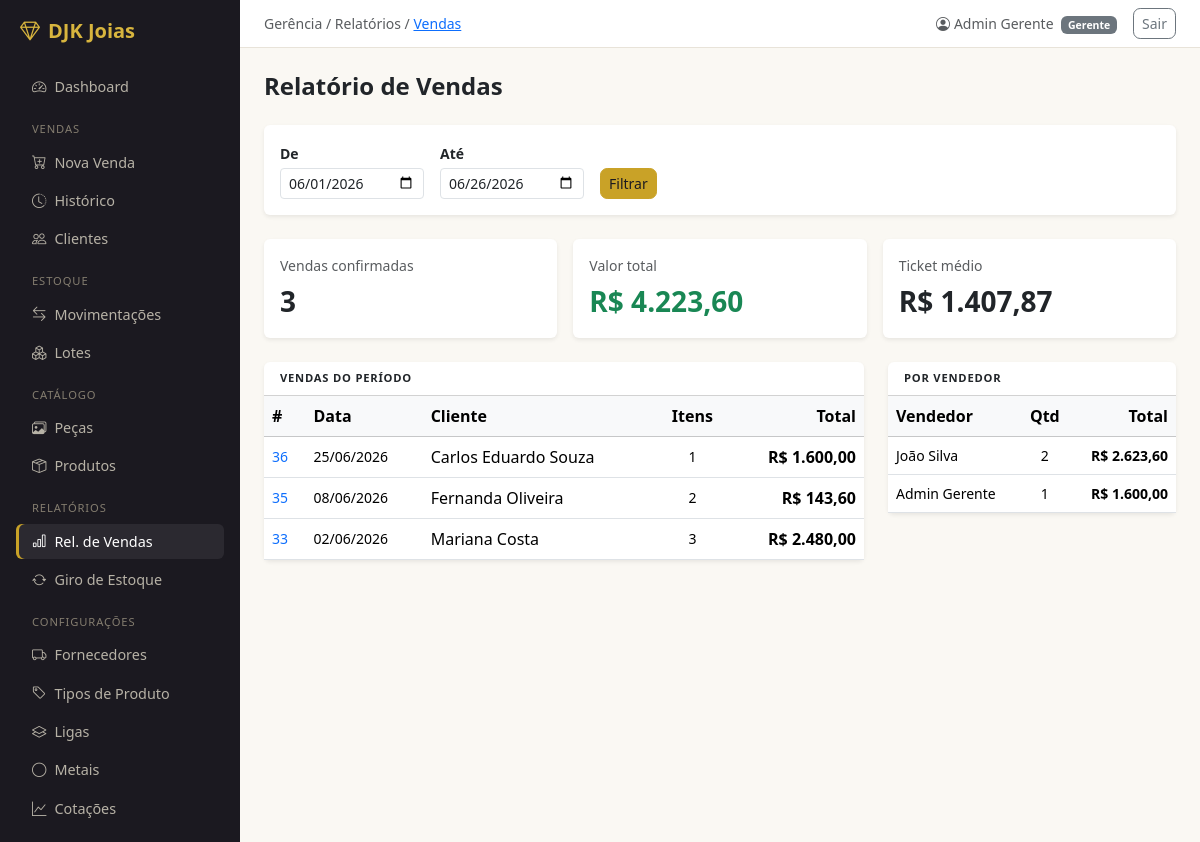
/relatorios/vendas/ (signed in), run on an earlier commit of the app's database.
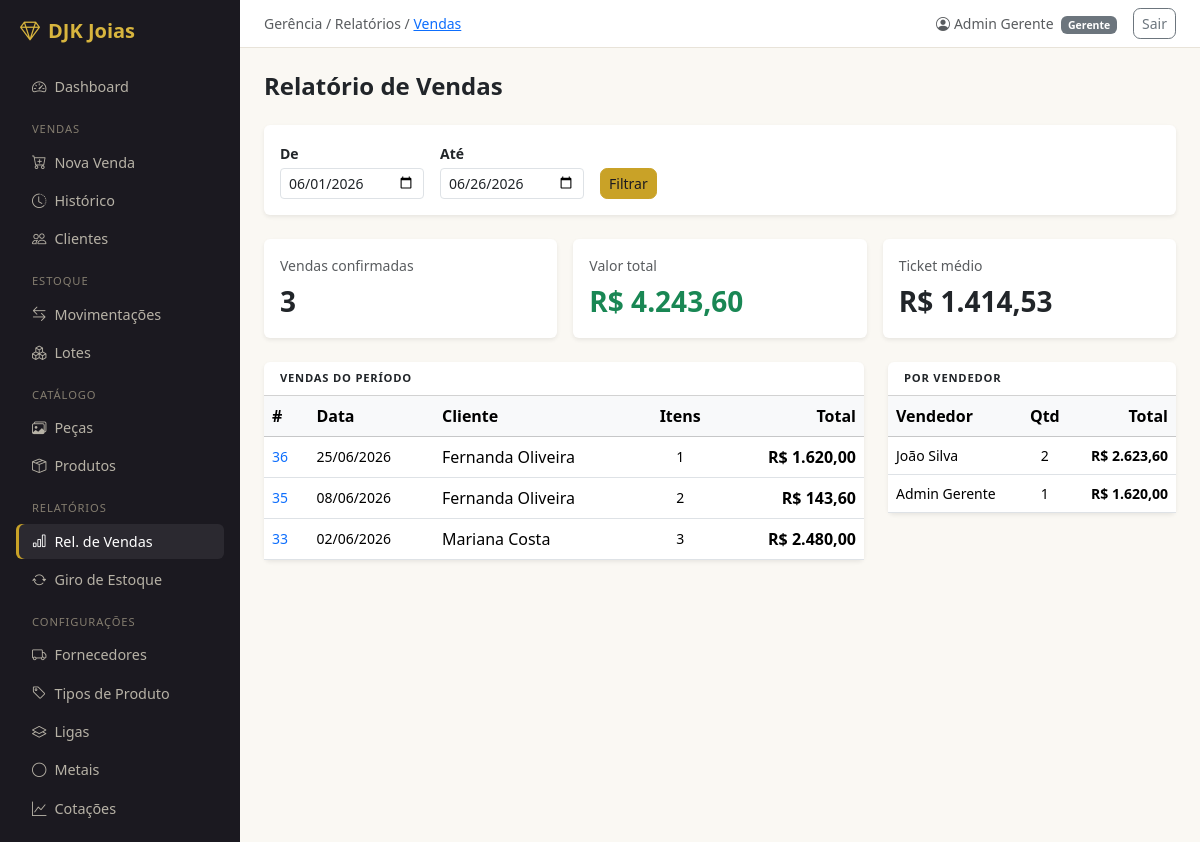
And on a later commit of the database.
### vendas/models.py (models this page shows, shortened)
class Venda(models.Model):
    class Status(models.TextChoices):
        ORCAMENTO  = 'ORC', 'Orçamento'
        RESERVADA  = 'RES', 'Reservada'
        CONFIRMADA = 'CON', 'Confirmada'
        CANCELADA  = 'CAN', 'Cancelada'
    cliente        = models.ForeignKey(Cliente, on_delete=models.PROTECT, related_name='vendas', db_index=True)
    vendedor       = models.ForeignKey(
        settings.AUTH_USER_MODEL,
        on_delete=models.PROTECT,
        related_name='vendas_realizadas',
        db_index=True,
    )
    status         = models.CharField(max_length=3, choices=Status.choices, default=Status.CONFIRMADA, db_index=True)
    data_venda     = models.DateTimeField(default=timezone.now, db_index=True)
    valor_total    = models.DecimalField(
        max_digits=14, decimal_places=2,
        default=Decimal('0.00'),
        validators=[MinValueValidator(Decimal('0.00'))],
    )
    desconto_total = models.DecimalField(
        max_digits=10, decimal_places=2,
        default=Decimal('0.00'),
        validators=[MinValueValidator(Decimal('0.00'))],
    )
    observacoes    = models.TextField(blank=True)
    criado_em      = models.DateTimeField(auto_now_add=True)
    class Meta:
        verbose_name        = 'Venda'
        verbose_name_plural = 'Vendas'
        ordering            = ['-data_venda']
        indexes = [
            models.Index(fields=['-data_venda', 'status'], name='idx_venda_data_status'),
        ]

class Cliente(models.Model):
    nome       = models.CharField(max_length=150, db_index=True)
    telefone   = models.CharField(max_length=20, blank=True)
    observacao = models.TextField(blank=True)
    ativo      = models.BooleanField(default=True)
    criado_em  = models.DateTimeField(auto_now_add=True)
    class Meta:
        verbose_name        = 'Cliente'
        verbose_name_plural = 'Clientes'
        ordering            = ['nome']
    def __str__(self):
        return self.nome

### usuarios/models.py (models this page shows, shortened)
class Usuario(AbstractUser):
    class Perfil(models.TextChoices):
        GERENTE  = 'GER', 'Gerente'
        VENDEDOR = 'VEN', 'Vendedor'
    perfil    = models.CharField(max_length=3, choices=Perfil.choices, default=Perfil.VENDEDOR)
    telefone  = models.CharField(max_length=20, blank=True)
    criado_em = models.DateTimeField(auto_now_add=True)
    class Meta:
        verbose_name        = 'Usuário'
        verbose_name_plural = 'Usuários'
        ordering            = ['first_name', 'last_name']
    @property
    def is_gerente(self):
        return self.perfil == self.Perfil.GERENTE

### relatorios/views.py (the view)
# urls.py: path('vendas/', include('vendas.urls')),
@gerente_required
def vendas(request):
    inicio, fim = _parse_periodo(request)
    qs = Venda.objects.filter(
        data_venda__date__gte=inicio,
        data_venda__date__lte=fim,
        status=Venda.Status.CONFIRMADA,
    ).select_related('cliente', 'vendedor').prefetch_related('itens')
    totais = qs.aggregate(
        num_vendas=Count('id'),
        valor_total=Sum('valor_total'),
    )
    num_vendas  = totais['num_vendas'] or 0
    valor_total = totais['valor_total'] or 0
    ticket_medio = (valor_total / num_vendas) if num_vendas else 0
    por_vendedor = (
        qs.values('vendedor__first_name', 'vendedor__last_name', 'vendedor__username')
        .annotate(qtd=Count('id'), total=Sum('valor_total'))
        .order_by('-total')
    )
    ctx = {
        'inicio':       inicio,
        'fim':          fim,
        'vendas':       qs,
        'num_vendas':   num_vendas,
        'valor_total':  valor_total,
        'ticket_medio': round(ticket_medio, 2),
        'por_vendedor': por_vendedor,
    }
    return render(request, 'relatorios/vendas.html', ctx)

### relatorios/views.py (called while the page is built)
def _parse_periodo(request):
    hoje = date.today()
    try:
        inicio = date.fromisoformat(request.GET.get('inicio', ''))
    except ValueError:
        inicio = hoje.replace(day=1)
    try:
        fim = date.fromisoformat(request.GET.get('fim', ''))
    except ValueError:
        fim = hoje
    return inicio, fim

### templates/relatorios/vendas.html (shortened to what this page needs)
{% extends 'base.html' %}
{% block breadcrumb %}Gerência / Relatórios / <a href="{% url 'relatorios:vendas' %}">Vendas</a>{% endblock %}
{% block content %}
<h4 class="fw-semibold mb-4">Relatório de Vendas</h4>
<form method="get" class="card border-0 shadow-sm p-3 mb-4">
  <div class="row g-3 align-items-end">
    <div class="col-auto">
      <label class="form-label small fw-semibold mb-1">De</label>
      <input type="date" name="inicio" value="{{ inicio|date:'Y-m-d' }}" class="form-control form-control-sm">
    </div>
    <div class="col-auto">
      <label class="form-label small fw-semibold mb-1">Até</label>
      <input type="date" name="fim" value="{{ fim|date:'Y-m-d' }}" class="form-control form-control-sm">
    </div>
    <div class="col-auto">
      <button type="submit" class="btn btn-warning btn-sm">Filtrar</button>
    </div>
  </div>
</form>
<div class="row g-3 mb-4">
  <div class="col-md-4">
    <div class="card border-0 shadow-sm h-100">
      <div class="card-body">
        <div class="text-muted small mb-1">Vendas confirmadas</div>
        <div class="fs-3 fw-bold">{{ num_vendas }}</div>
      </div>
    </div>
  </div>
  <div class="col-md-4">
    <div class="card border-0 shadow-sm h-100">
      <div class="card-body">
        <div class="text-muted small mb-1">Valor total</div>
        <div class="fs-3 fw-bold text-success">R$ {{ valor_total|floatformat:"2g" }}</div>
      </div>
    </div>
  </div>
  <div class="col-md-4">
    <div class="card border-0 shadow-sm h-100">
      <div class="card-body">
        <div class="text-muted small mb-1">Ticket médio</div>
        <div class="fs-3 fw-bold">R$ {{ ticket_medio|floatformat:"2g" }}</div>
      </div>
    </div>
  </div>
</div>
<div class="row g-4">
  <div class="col-md-8">
    <div class="card border-0 shadow-sm">
      <div class="card-header bg-transparent fw-semibold small">Vendas do período</div>
      <div class="table-responsive">
        <table class="table table-hover align-middle mb-0">
          <thead class="table-light">
            <tr>
              <th>#</th>
              <th>Data</th>
              <th>Cliente</th>
              <th class="text-center">Itens</th>
              <th class="text-end">Total</th>
            </tr>
          </thead>
          <tbody>
            {% for venda in vendas %}
            <tr>
              <td class="text-muted small">
                <a href="{% url 'vendas:venda_detail' venda.pk %}" class="text-decoration-none">{{ venda.pk }}</a>
              </td>
              <td class="small">{{ venda.data_venda|date:"d/m/Y" }}</td>
              <td>{{ venda.cliente }}</td>
              <td class="text-center small">{{ venda.itens.count }}</td>
              <td class="text-end fw-semibold">R$ {{ venda.valor_total|floatformat:"2g" }}</td>
            </tr>
            {% empty %}
            <tr>
              <td colspan="5" class="text-center text-muted py-4">Nenhuma venda no período.</td>
            </tr>
            {% endfor %}
          </tbody>
        </table>
      </div>
    </div>
  </div>
  <div class="col-md-4">
    <div class="card border-0 shadow-sm">
      <div class="card-header bg-transparent fw-semibold small">Por vendedor</div>
      <table class="table table-hover align-middle mb-0">
        <thead class="table-light">
          <tr><th>Vendedor</th><th class="text-center">Qtd</th><th class="text-end">Total</th></tr>
        </thead>
        <tbody>
          {% for v in por_vendedor %}
          <tr>
            <td class="small">
              {{ v.vendedor__first_name }} {{ v.vendedor__last_name|default:v.vendedor__username }}
            </td>
            <td class="text-center small">{{ v.qtd }}</td>
            <td class="text-end small fw-semibold">R$ {{ v.total|floatformat:"2g" }}</td>
          </tr>
          {% empty %}
          <tr><td colspan="3" class="text-center text-muted py-3 small">—</td></tr>
          {% endfor %}
        </tbody>
      </table>
    </div>
  </div>
</div>
{% endblock %}

### templates/base.html (shortened to what the changed rows need)
<!DOCTYPE html>
<html lang="pt-br">
<head>
  <link href="https://cdn.jsdelivr.net/npm/bootstrap@5.3.3/dist/css/bootstrap.min.css" rel="stylesheet">
  <link href="https://cdn.jsdelivr.net/npm/bootstrap-icons@1.11.3/font/bootstrap-icons.min.css" rel="stylesheet">
</head>
<body>
<div class="d-flex">
  <div id="main" class="d-flex flex-column">
    <div class="topbar px-4 py-2 d-flex align-items-center justify-content-between">
      <div class="d-flex align-items-center gap-3">
        <span class="small text-muted">
          <i class="bi bi-person-circle me-1"></i>{{ user.get_full_name|default:user.username }}
          <span class="badge bg-secondary ms-1">{{ user.get_perfil_display }}</span>
        </span>
        <form method="post" action="{% url 'logout' %}" class="m-0">
          <button type="submit" class="btn btn-sm btn-outline-secondary">Sair</button>
        </form>
      </div>
    </div>
    <main class="p-4 flex-grow-1">
      {% block content %}{% endblock %}
    </main>
  </div>
</div>
{% load static %}
</body>
</html>

What changed in the data, as far as the page shows it:
changed Usuario "Gerente": total "1.600,00" → "1.620,00"
changed Venda id 36: cliente "Carlos Eduardo Souza" → "Fernanda Oliveira"; valor_total "1.600,00" → "1.620,00"
Also different on the page:
{{ valor_total|floatformat:"2g" }}: "4.223,60" → "4.243,60"
{{ ticket_medio|floatformat:"2g" }}: "1.407,87" → "1.414,53"
